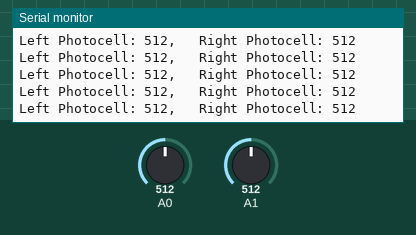
Simulated run of this sketch. Board: Arduino Uno, built with avr-gcc and run on an emulated ATmega328P. Shown: the last lines printed to the serial monitor. The inputs (shaded band) are chosen by the test bench; at power-on: A0 = 512, A1 = 512.

Above: at 4.2 s.
4.3 s: A0 set to 991
At 4.34 s:
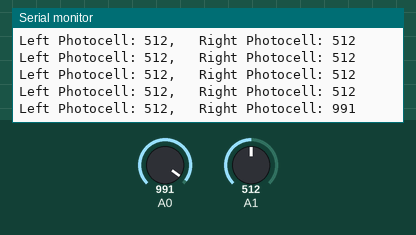
7.3 s: A0 set to 1008
At 7.37 s:
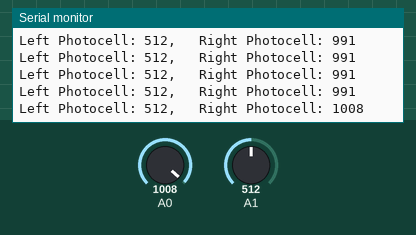
Timing chart, 0 to 10.3 s (numbered marks = the images above; inputs shaded):
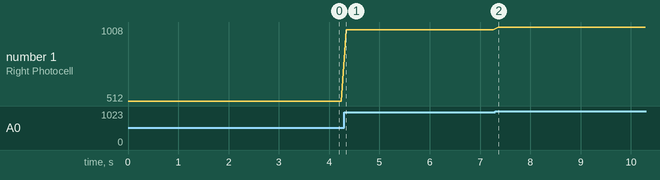

The sketch:

Photocell_Test.ino
```cpp
void setup() {
  // put your setup code here, to run once:
  Serial.begin(9600);
}

void loop() {
  // put your main code here, to run repeatedly:
  int r0 = analogRead(A0);
  int r1 = analogRead(A1);

  Serial.print("Left Photocell: ");
  Serial.print(r1);
  Serial.print(",   Right Photocell: ");
  Serial.println(r0);

  delay(100);

}
```

Measured:
- after the input at 4.3 s, the serial monitor: prints a new line at once (image 1)
- after the input at 7.3 s, the serial monitor: prints a new line after 0.06 s (image 2)
- plotted number 1: 512 → 991 after the input at 4.3 s, 991 → 1008 after the input at 7.3 s
